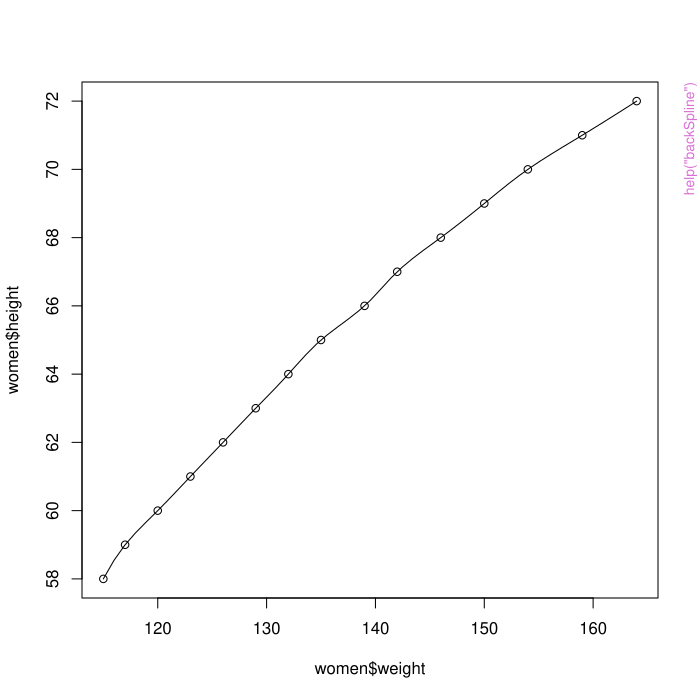

Write the R code that produced this figure.
pkgname <- "splines"
source(file.path(R.home("share"), "R", "examples-header.R"))
options(warn = 1)
library('splines')

base::assign(".oldSearch", base::search(), pos = 'CheckExEnv')
base::assign(".old_wd", base::getwd(), pos = 'CheckExEnv')
cleanEx()
nameEx("asVector")
### * asVector

flush(stderr()); flush(stdout())

### Name: asVector
### Title: Coerce an Object to a Vector
### Aliases: asVector
### Keywords: models

### ** Examples

require(stats)
ispl <- interpSpline( weight ~ height,  women )
pred <- predict(ispl)
class(pred)
utils::str(pred)
asVector(pred)



cleanEx()
nameEx("backSpline")
### * backSpline

flush(stderr()); flush(stdout())

### Name: backSpline
### Title: Monotone Inverse Spline
### Aliases: backSpline
### Keywords: models

### ** Examples

require(graphics)
ispl <- interpSpline( women$height, women$weight )
bspl <- backSpline( ispl )
plot( bspl )                   # plots over the range of the knots
points( women$weight, women$height )



cleanEx()
nameEx("bs")
### * bs

flush(stderr()); flush(stdout())

### Name: bs
### Title: B-Spline Basis for Polynomial Splines
### Aliases: bs
### Keywords: smooth

### ** Examples

require(stats); require(graphics)
bs(women$height, df = 5)
summary(fm1 <- lm(weight ~ bs(height, df = 5), data = women))

## example of safe prediction
plot(women, xlab = "Height (in)", ylab = "Weight (lb)")
ht <- seq(57, 73, length.out = 200)
lines(ht, predict(fm1, data.frame(height = ht)))
## Don't show: 
## Consistency:
x <- c(1:3, 5:6)
stopifnot(identical(bs(x), bs(x, df = 3)),
          identical(bs(x, df = 4), bs(x, df = 4, knots = NULL)), # not true till 2.15.2
          !is.null(kk <- attr(bs(x), "knots")), # not true till 1.5.1
          length(kk) == 0)
## End(Don't show)


cleanEx()
nameEx("interpSpline")
### * interpSpline

flush(stderr()); flush(stdout())

### Name: interpSpline
### Title: Create an Interpolation Spline
### Aliases: interpSpline
### Keywords: models

### ** Examples

require(graphics); require(stats)
ispl <- interpSpline( women$height, women$weight )
ispl2 <- interpSpline( weight ~ height,  women )
# ispl and ispl2 should be the same
plot( predict( ispl, seq( 55, 75, length.out = 51 ) ), type = "l" )
points( women$height, women$weight )
plot( ispl )    # plots over the range of the knots
points( women$height, women$weight )
splineKnots( ispl )



cleanEx()
nameEx("ns")
### * ns

flush(stderr()); flush(stdout())

### Name: ns
### Title: Generate a Basis Matrix for Natural Cubic Splines
### Aliases: ns
### Keywords: smooth

### ** Examples

require(stats); require(graphics)
ns(women$height, df = 5)
summary(fm1 <- lm(weight ~ ns(height, df = 5), data = women))

## To see what knots were selected
attr(terms(fm1), "predvars")

## example of safe prediction
plot(women, xlab = "Height (in)", ylab = "Weight (lb)")
ht <- seq(57, 73, length.out = 200) ; nD <- data.frame(height = ht)
lines(ht, p1 <- predict(fm1, nD))
stopifnot(all.equal(p1, predict(update(fm1, . ~
                            splines::ns(height, df=5)), nD)))
          # not true in R < 3.5.0
## Don't show: 
## Consistency:
x <- c(1:3, 5:6)
stopifnot(identical(ns(x), ns(x, df = 1)),
          identical(ns(x, df = 2),
                    ns(x, df = 2, knots = NULL)), # not true till 2.15.2
          !is.null(kk <- attr(ns(x), "knots")), # not true till 1.5.1
          length(kk) == 0)
## End(Don't show)



cleanEx()
nameEx("periodicSpline")
### * periodicSpline

flush(stderr()); flush(stdout())

### Name: periodicSpline
### Title: Create a Periodic Interpolation Spline
### Aliases: periodicSpline
### Keywords: models

### ** Examples

require(graphics); require(stats)
xx <- seq( -pi, pi, length.out = 16 )[-1]
yy <- sin( xx )
frm <- data.frame( xx, yy )
pispl <- periodicSpline( xx, yy, period = 2 * pi)
pispl2 <- periodicSpline( yy ~ xx, frm, period = 2 * pi )
stopifnot(all.equal(pispl, pispl2))  # pispl and pispl2 are the same

plot( pispl )          # displays over one period
points( yy ~ xx, col = "brown")
plot( predict( pispl, seq(-3*pi, 3*pi, length.out = 101) ), type = "l" )



cleanEx()
nameEx("polySpline")
### * polySpline

flush(stderr()); flush(stdout())

### Name: polySpline
### Title: Piecewise Polynomial Spline Representation
### Aliases: polySpline as.polySpline
### Keywords: models

### ** Examples

require(graphics)
ispl <- polySpline(interpSpline( weight ~ height,  women, bSpline = TRUE))
## IGNORE_RDIFF_BEGIN
print( ispl )   # print the piecewise polynomial representation
## IGNORE_RDIFF_END
plot( ispl )    # plots over the range of the knots
points( women$height, women$weight )



cleanEx()
nameEx("predict.bSpline")
### * predict.bSpline

flush(stderr()); flush(stdout())

### Name: predict.bSpline
### Title: Evaluate a Spline at New Values of x
### Aliases: predict.bSpline predict.nbSpline predict.pbSpline
###   predict.npolySpline predict.ppolySpline
### Keywords: models

### ** Examples

require(graphics); require(stats)
ispl <- interpSpline( weight ~ height,  women )
opar <- par(mfrow = c(2, 2), las = 1)
plot(predict(ispl, nseg = 201),     # plots over the range of the knots
     main = "Original data with interpolating spline", type = "l",
     xlab = "height", ylab = "weight")
points(women$height, women$weight, col = 4)
plot(predict(ispl, nseg = 201, deriv = 1),
     main = "First derivative of interpolating spline", type = "l",
     xlab = "height", ylab = "weight")
plot(predict(ispl, nseg = 201, deriv = 2),
     main = "Second derivative of interpolating spline", type = "l",
     xlab = "height", ylab = "weight")
plot(predict(ispl, nseg = 401, deriv = 3),
     main = "Third derivative of interpolating spline", type = "l",
     xlab = "height", ylab = "weight")
par(opar)



graphics::par(get("par.postscript", pos = 'CheckExEnv'))
cleanEx()
nameEx("predict.bs")
### * predict.bs

flush(stderr()); flush(stdout())

### Name: predict.bs
### Title: Evaluate a Spline Basis
### Aliases: predict.bs predict.ns
### Keywords: smooth

### ** Examples

require(stats)
basis <- ns(women$height, df = 5)
newX <- seq(58, 72, length.out = 51)
# evaluate the basis at the new data
predict(basis, newX)



cleanEx()
nameEx("splineDesign")
### * splineDesign

flush(stderr()); flush(stdout())

### Name: splineDesign
### Title: Design Matrix for B-splines
### Aliases: splineDesign spline.des
### Keywords: models

### ** Examples

require(graphics)
splineDesign(knots = 1:10, x = 4:7)
splineDesign(knots = 1:10, x = 4:7, derivs = 1)
## visualize band structure

knots <- c(1,1.8,3:5,6.5,7,8.1,9.2,10)  # 10 => 10-4 = 6 Basis splines
x <- seq(min(knots)-1, max(knots)+1, length.out = 501)
bb <- splineDesign(knots, x = x, outer.ok = TRUE)

plot(range(x), c(0,1), type = "n", xlab = "x", ylab = "",
     main =  "B-splines - sum to 1 inside inner knots")
mtext(expression(B[j](x) *"  and "* sum(B[j](x), j == 1, 6)), adj = 0)
abline(v = knots, lty = 3, col = "light gray")
abline(v = knots[c(4,length(knots)-3)], lty = 3, col = "gray10")
lines(x, rowSums(bb), col = "gray", lwd = 2)
matlines(x, bb, ylim = c(0,1), lty = 1)



cleanEx()
nameEx("splineKnots")
### * splineKnots

flush(stderr()); flush(stdout())

### Name: splineKnots
### Title: Knot Vector from a Spline
### Aliases: splineKnots
### Keywords: models

### ** Examples

ispl <- interpSpline( weight ~ height, women )
splineKnots( ispl )



cleanEx()
nameEx("splineOrder")
### * splineOrder

flush(stderr()); flush(stdout())

### Name: splineOrder
### Title: Determine the Order of a Spline
### Aliases: splineOrder
### Keywords: models

### ** Examples

splineOrder( interpSpline( weight ~ height, women ) )



cleanEx()
nameEx("xyVector")
### * xyVector

flush(stderr()); flush(stdout())

### Name: xyVector
### Title: Construct an 'xyVector' Object
### Aliases: xyVector
### Keywords: models

### ** Examples

require(stats); require(graphics)
ispl <- interpSpline( weight ~ height, women )
weights <- predict( ispl, seq( 55, 75, length.out = 51 ))
class( weights )
plot( weights, type = "l", xlab = "height", ylab = "weight" )
points( women$height, women$weight )
weights



### * <FOOTER>
###
cleanEx()
options(digits = 7L)
base::cat("Time elapsed: ", proc.time() - base::get("ptime", pos = 'CheckExEnv'),"\n")
grDevices::dev.off()
###
### Local variables: ***
### mode: outline-minor ***
### outline-regexp: "\\(> \\)?### [*]+" ***
### End: ***
quit('no')
